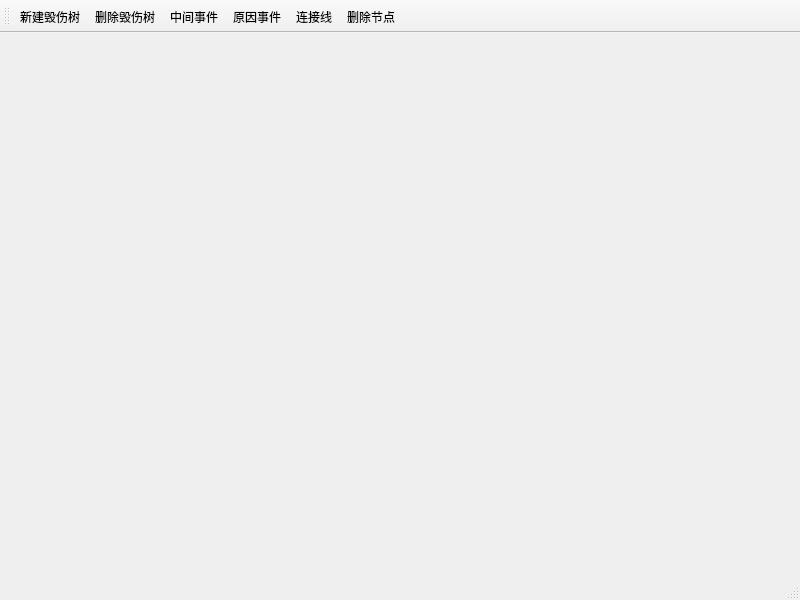
<?xml version="1.0" encoding="UTF-8"?>
<ui version="4.0">
 <class>MainWindow</class>
 <widget class="QMainWindow" name="MainWindow">
  <property name="geometry">
   <rect>
    <x>0</x>
    <y>0</y>
    <width>800</width>
    <height>600</height>
   </rect>
  </property>
  <property name="windowTitle">
   <string>MainWindow</string>
  </property>
  <widget class="QWidget" name="centralwidget"/>
  <widget class="QStatusBar" name="statusbar"/>
  <widget class="QToolBar" name="toolBar">
   <property name="windowTitle">
    <string>toolBar</string>
   </property>
   <attribute name="toolBarArea">
    <enum>TopToolBarArea</enum>
   </attribute>
   <attribute name="toolBarBreak">
    <bool>false</bool>
   </attribute>
   <addaction name="action_new"/>
   <addaction name="action_delete"/>
   <addaction name="action_mid_event"/>
   <addaction name="action_reason_event"/>
   <addaction name="action_line"/>
   <addaction name="action_delete_node"/>
  </widget>
  <action name="action_new">
   <property name="text">
    <string>新建毁伤树</string>
   </property>
  </action>
  <action name="action_delete">
   <property name="text">
    <string>删除毁伤树</string>
   </property>
  </action>
  <action name="action_mid_event">
   <property name="text">
    <string>中间事件</string>
   </property>
  </action>
  <action name="action_reason_event">
   <property name="text">
    <string>原因事件</string>
   </property>
  </action>
  <action name="action_line">
   <property name="text">
    <string>连接线</string>
   </property>
  </action>
  <action name="action_delete_node">
   <property name="text">
    <string>删除节点</string>
   </property>
  </action>
 </widget>
 <resources/>
 <connections/>
</ui>
